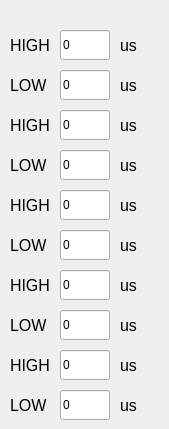
    <widget class="QWidget" name="X1">
     <attribute name="title">
      <string>X1</string>
     </attribute>
     <widget class="QLineEdit" name="x1_low1">
      <property name="geometry">
       <rect>
        <x>60</x>
        <y>150</y>
        <width>50</width>
        <height>30</height>
       </rect>
      </property>
      <property name="text">
       <string>0</string>
      </property>
     </widget>
     <widget class="QLabel" name="label_30">
      <property name="geometry">
       <rect>
        <x>120</x>
        <y>310</y>
        <width>40</width>
        <height>30</height>
       </rect>
      </property>
      <property name="font">
       <font>
        <pointsize>12</pointsize>
       </font>
      </property>
      <property name="text">
       <string>us</string>
      </property>
     </widget>
     <widget class="QLabel" name="label_27">
      <property name="geometry">
       <rect>
        <x>10</x>
        <y>310</y>
        <width>40</width>
        <height>30</height>
       </rect>
      </property>
      <property name="font">
       <font>
        <pointsize>12</pointsize>
       </font>
      </property>
      <property name="text">
       <string>LOW</string>
      </property>
     </widget>
     <widget class="QLabel" name="label_33">
      <property name="geometry">
       <rect>
        <x>10</x>
        <y>230</y>
        <width>40</width>
        <height>30</height>
       </rect>
      </property>
      <property name="font">
       <font>
        <pointsize>12</pointsize>
       </font>
      </property>
      <property name="text">
       <string>LOW</string>
      </property>
     </widget>
     <widget class="QLabel" name="label_40">
      <property name="geometry">
       <rect>
        <x>10</x>
        <y>30</y>
        <width>40</width>
        <height>30</height>
       </rect>
      </property>
      <property name="font">
       <font>
        <pointsize>12</pointsize>
       </font>
      </property>
      <property name="text">
       <string>HIGH</string>
      </property>
     </widget>
     <widget class="QLabel" name="label_25">
      <property name="geometry">
       <rect>
        <x>120</x>
        <y>270</y>
        <width>40</width>
        <height>30</height>
       </rect>
      </property>
      <property name="font">
       <font>
        <pointsize>12</pointsize>
       </font>
      </property>
      <property name="text">
       <string>us</string>
      </property>
     </widget>
     <widget class="QLabel" name="label_32">
      <property name="geometry">
       <rect>
        <x>10</x>
        <y>110</y>
        <width>40</width>
        <height>30</height>
       </rect>
      </property>
      <property name="font">
       <font>
        <pointsize>12</pointsize>
       </font>
      </property>
      <property name="text">
       <string>HIGH</string>
      </property>
     </widget>
     <widget class="QLabel" name="label_42">
      <property name="geometry">
       <rect>
        <x>120</x>
        <y>70</y>
        <width>40</width>
        <height>30</height>
       </rect>
      </property>
      <property name="font">
       <font>
        <pointsize>12</pointsize>
       </font>
      </property>
      <property name="text">
       <string>us</string>
      </property>
     </widget>
     <widget class="QLineEdit" name="x1_high0">
      <property name="geometry">
       <rect>
        <x>60</x>
        <y>30</y>
        <width>50</width>
        <height>30</height>
       </rect>
      </property>
      <property name="text">
       <string>0</string>
      </property>
     </widget>
     <widget class="QLineEdit" name="x1_low0">
      <property name="geometry">
       <rect>
        <x>60</x>
        <y>70</y>
        <width>50</width>
        <height>30</height>
       </rect>
      </property>
      <property name="text">
       <string>0</string>
      </property>
     </widget>
     <widget class="QLineEdit" name="x1_high1">
      <property name="geometry">
       <rect>
        <x>60</x>
        <y>110</y>
        <width>50</width>
        <height>30</height>
       </rect>
      </property>
      <property name="text">
       <string>0</string>
      </property>
     </widget>
     <widget class="QLineEdit" name="x1_high2">
      <property name="geometry">
       <rect>
        <x>60</x>
        <y>190</y>
        <width>50</width>
        <height>30</height>
       </rect>
      </property>
      <property name="text">
       <string>0</string>
      </property>
     </widget>
     <widget class="QLabel" name="label_43">
      <property name="geometry">
       <rect>
        <x>120</x>
        <y>230</y>
        <width>40</width>
        <height>30</height>
       </rect>
      </property>
      <property name="font">
       <font>
        <pointsize>12</pointsize>
       </font>
      </property>
      <property name="text">
       <string>us</string>
      </property>
     </widget>
     <widget class="QLineEdit" name="x1_low3">
      <property name="geometry">
       <rect>
        <x>60</x>
        <y>310</y>
        <width>50</width>
        <height>30</height>
       </rect>
      </property>
      <property name="text">
       <string>0</string>
      </property>
     </widget>
     <widget class="QLabel" name="label_39">
      <property name="geometry">
       <rect>
        <x>10</x>
        <y>70</y>
        <width>40</width>
        <height>30</height>
       </rect>
      </property>
      <property name="font">
       <font>
        <pointsize>12</pointsize>
       </font>
      </property>
      <property name="text">
       <string>LOW</string>
      </property>
     </widget>
     <widget class="QLabel" name="label_28">
      <property name="geometry">
       <rect>
        <x>10</x>
        <y>350</y>
        <width>40</width>
        <height>30</height>
       </rect>
      </property>
      <property name="font">
       <font>
        <pointsize>12</pointsize>
       </font>
      </property>
      <property name="text">
       <string>HIGH</string>
      </property>
     </widget>
     <widget class="QLineEdit" name="x1_high3">
      <property name="geometry">
       <rect>
        <x>60</x>
        <y>270</y>
        <width>50</width>
        <height>30</height>
       </rect>
      </property>
      <property name="text">
       <string>0</string>
      </property>
     </widget>
     <widget class="QLineEdit" name="x1_low4">
      <property name="geometry">
       <rect>
        <x>60</x>
        <y>390</y>
        <width>50</width>
        <height>30</height>
       </rect>
      </property>
      <property name="text">
       <string>0</string>
      </property>
     </widget>
     <widget class="QLineEdit" name="x1_low2">
      <property name="geometry">
       <rect>
        <x>60</x>
        <y>230</y>
        <width>50</width>
        <height>30</height>
       </rect>
      </property>
      <property name="text">
       <string>0</string>
      </property>
     </widget>
     <widget class="QLabel" name="label_26">
      <property name="geometry">
       <rect>
        <x>120</x>
        <y>190</y>
        <width>40</width>
        <height>30</height>
       </rect>
      </property>
      <property name="font">
       <font>
        <pointsize>12</pointsize>
       </font>
      </property>
      <property name="text">
       <string>us</string>
      </property>
     </widget>
     <widget class="QLabel" name="label_31">
      <property name="geometry">
       <rect>
        <x>10</x>
        <y>150</y>
        <width>40</width>
        <height>30</height>
       </rect>
      </property>
      <property name="font">
       <font>
        <pointsize>12</pointsize>
       </font>
      </property>
      <property name="text">
       <string>LOW</string>
      </property>
     </widget>
     <widget class="QLabel" name="label_38">
      <property name="geometry">
       <rect>
        <x>120</x>
        <y>390</y>
        <width>40</width>
        <height>30</height>
       </rect>
      </property>
      <property name="font">
       <font>
        <pointsize>12</pointsize>
       </font>
      </property>
      <property name="text">
       <string>us</string>
      </property>
     </widget>
     <widget class="QLabel" name="label_41">
      <property name="geometry">
       <rect>
        <x>120</x>
        <y>30</y>
        <width>40</width>
        <height>30</height>
       </rect>
      </property>
      <property name="font">
       <font>
        <pointsize>12</pointsize>
       </font>
      </property>
      <property name="text">
       <string>us</string>
      </property>
     </widget>
     <widget class="QLabel" name="label_29">
      <property name="geometry">
       <rect>
        <x>10</x>
        <y>190</y>
        <width>40</width>
        <height>30</height>
       </rect>
      </property>
      <property name="font">
       <font>
        <pointsize>12</pointsize>
       </font>
      </property>
      <property name="text">
       <string>HIGH</string>
      </property>
     </widget>
     <widget class="QLabel" name="label_34">
      <property name="geometry">
       <rect>
        <x>120</x>
        <y>110</y>
        <width>40</width>
        <height>30</height>
       </rect>
      </property>
      <property name="font">
       <font>
        <pointsize>12</pointsize>
       </font>
      </property>
      <property name="text">
       <string>us</string>
      </property>
     </widget>
     <widget class="QLabel" name="label_35">
      <property name="geometry">
       <rect>
        <x>10</x>
        <y>390</y>
        <width>40</width>
        <height>30</height>
       </rect>
      </property>
      <property name="font">
       <font>
        <pointsize>12</pointsize>
       </font>
      </property>
      <property name="text">
       <string>LOW</string>
      </property>
     </widget>
     <widget class="QLabel" name="label_44">
      <property name="geometry">
       <rect>
        <x>10</x>
        <y>270</y>
        <width>40</width>
        <height>30</height>
       </rect>
      </property>
      <property name="font">
       <font>
        <pointsize>12</pointsize>
       </font>
      </property>
      <property name="text">
       <string>HIGH</string>
      </property>
     </widget>
     <widget class="QLabel" name="label_37">
      <property name="geometry">
       <rect>
        <x>120</x>
        <y>350</y>
        <width>40</width>
        <height>30</height>
       </rect>
      </property>
      <property name="font">
       <font>
        <pointsize>12</pointsize>
       </font>
      </property>
      <property name="text">
       <string>us</string>
      </property>
     </widget>
     <widget class="QLabel" name="label_36">
      <property name="geometry">
       <rect>
        <x>120</x>
        <y>150</y>
        <width>40</width>
        <height>30</height>
       </rect>
      </property>
      <property name="font">
       <font>
        <pointsize>12</pointsize>
       </font>
      </property>
      <property name="text">
       <string>us</string>
      </property>
     </widget>
     <widget class="QLineEdit" name="x1_high4">
      <property name="geometry">
       <rect>
        <x>60</x>
        <y>350</y>
        <width>50</width>
        <height>30</height>
       </rect>
      </property>
      <property name="text">
       <string>0</string>
      </property>
     </widget>
    </widget>
